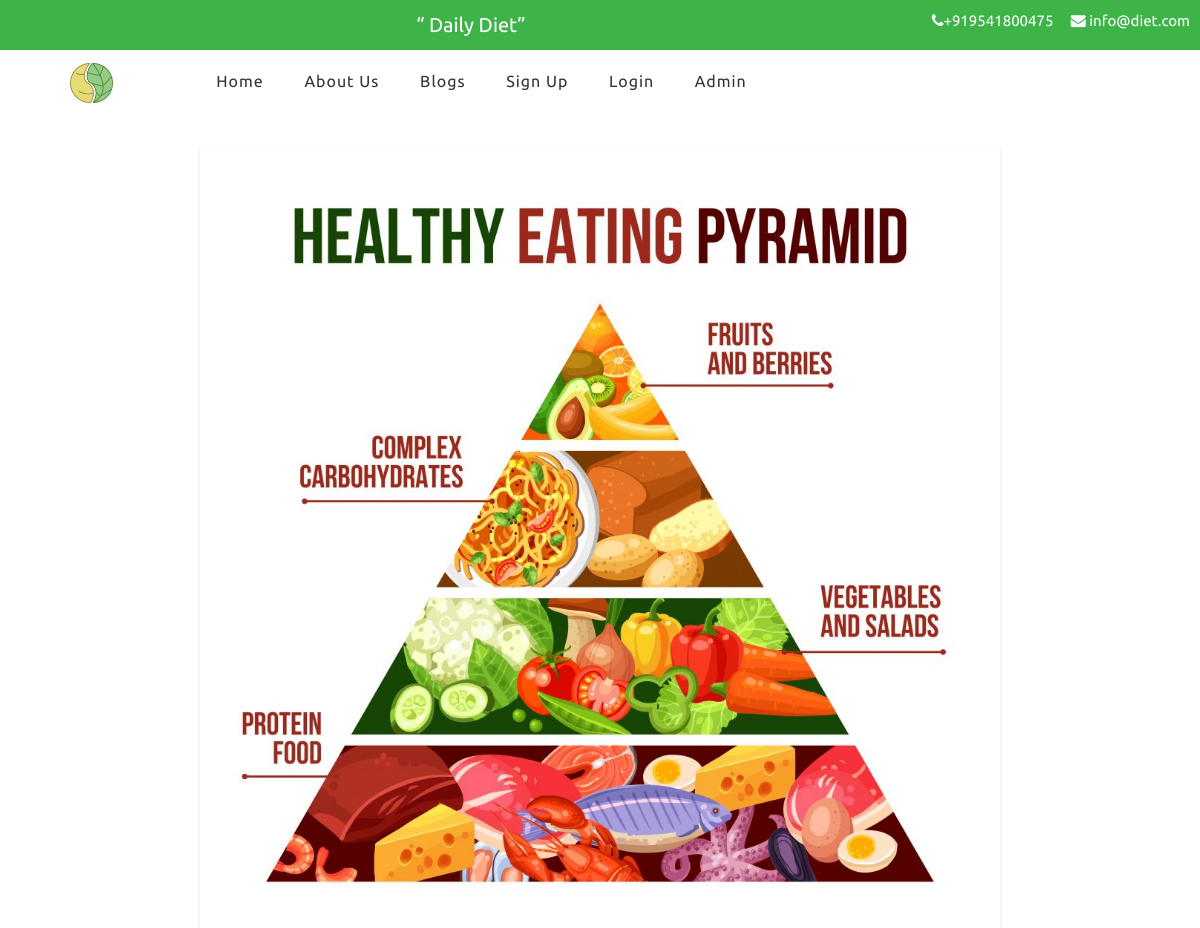
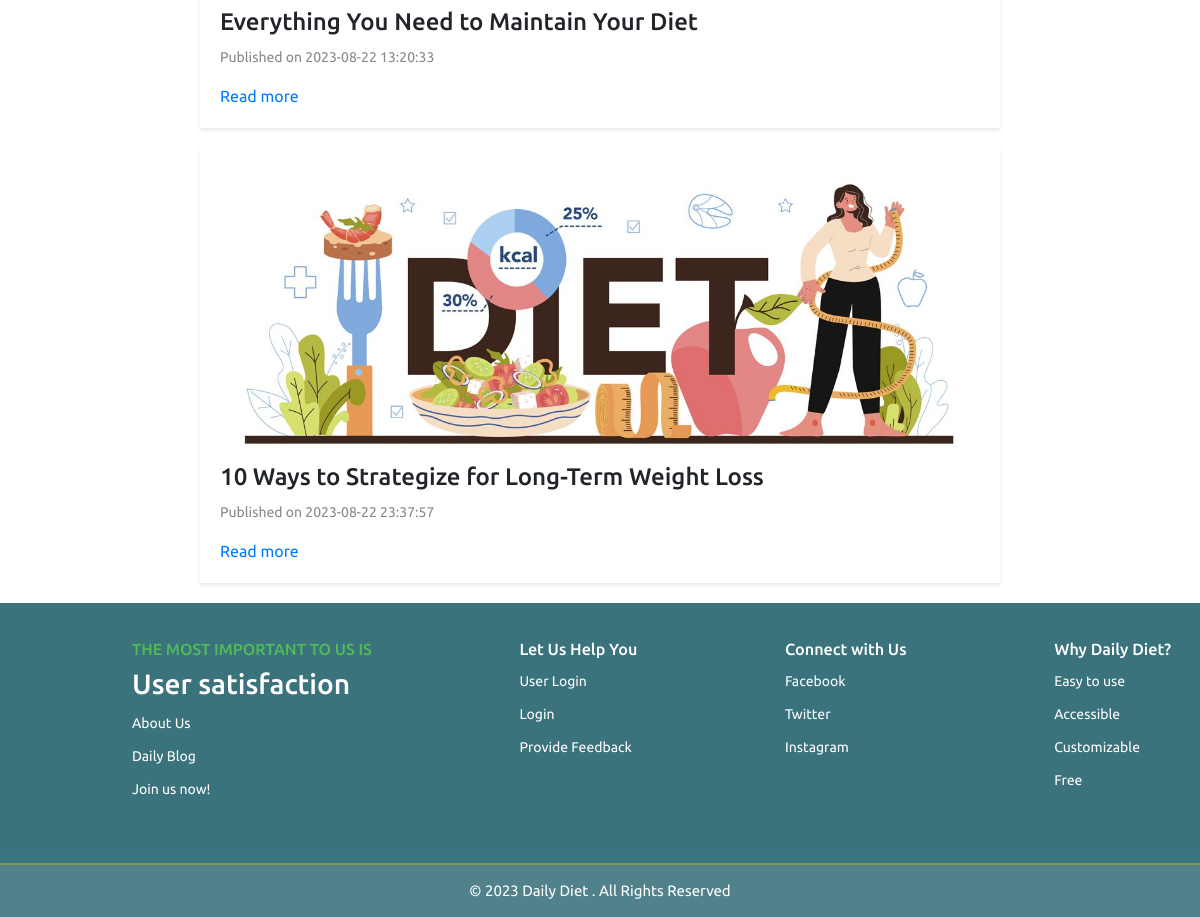
/blogs.php, run on the app's committed database (2 pictures, top to bottom).
### tables this page shows
CREATE TABLE `blogs` (
  `id` bigint(20) NOT NULL,
  `title` varchar(100) DEFAULT NULL,
  `des` mediumtext DEFAULT NULL,
  `img` varchar(100) DEFAULT NULL,
  `dop` datetime DEFAULT current_timestamp()
);

### blogs.php (the view, shortened to what this page needs)
<!DOCTYPE html>
<html lang="en">
<head>
</head>
<body>
  <?php
  include 'header.php';
  include 'admin/db.php';
  $res = mysqli_query($con, "select * from blogs ");
  while ($r = mysqli_fetch_assoc($res)) {
    $url = 'admin/' . $r['img'];
  ?>
    <div class="blog-container">
      <img src="<?php echo $url; ?>" alt="Blog Image" class="blog-image">
      <h2 class="blog-title"><?php echo $r['title']; ?></h2>
      <p class="blog-date">Published on <?php echo $r['dop']; ?></p>
      <a href="blog-details.php?id=<?php echo $r['id'] ?>" class="read-more">Read more</a>
    </div>
  <?php
  }
  include 'footer.php';
  ?>
</body>
</html>

### header.php (shortened to what this page needs)
<!DOCTYPE html>
<html>
<head>
  <link rel="stylesheet" href="https://cdn.jsdelivr.net/npm/bootstrap@4.0.0/dist/css/bootstrap.min.css">
</head>
<body>
  <link rel="stylesheet" href="https://cdnjs.cloudflare.com/ajax/libs/font-awesome/4.7.0/css/font-awesome.min.css">
  <div class="top1">
    “ Daily Diet”
    <div style="float: right; font-size: 15px;"><i class="fa fa-phone" aria-hidden="true"></i>+919541800475 &nbsp;&nbsp;&nbsp; <i class="fa fa-envelope" aria-hidden="true"></i> info@diet.com</div>
  </div>
  <div class='header'>
    <div class="both">
      <img src="images/lgo.png" style="margin-left: 70PX;  height: 40px; width:auto">
    </div>
    <div class='both'>
      <ul class='all_link'>
        <li><a href="index.php">Home</a> </li>
        <li><a href="about.php">About Us</a> </li>
        <li><a href="blogs.php">Blogs</a> </li>
        <li><a href="user/signup.php">Sign Up</a> </li>
        <li><a href="user/login.php">Login</a> </li>
        <li><a href="admin/login.php">Admin</a> </li>
      </ul>
    </div>
  </div>
</body>
</html>

### footer.php (shortened to what this page needs)
<!DOCTYPE html>
<html>
<head>
</head>
<body>
  <div class="footer">
    <div class="all_info">
      <h6 style="color:#3eb448"> THE MOST IMPORTANT TO US IS </h6>
      <h3 style="color:white">User satisfaction</h3>
      <ul>
        <li> <a target="_blank"> About Us</a> </li>
        <li> <a target="_blank"> Daily Blog</a> </li>
        <li> <a target="_blank"> Join us now!</a> </li>
      </ul>
    </div>
    <div class="all_info">
      <h4>Let Us Help You</h4>
      <ul>
        <li style='text-decoration: none;'> <a href="user/login.php"> User Login </a></li>
        <li> <a href='user/login.php'> Login </a></li>
        <li> <a href='../index.php'>Provide Feedback </a></li>
      </ul>
    </div>
    <div class="all_info">
      <h4>Connect with Us</h4>
      <ul>
        <li> <a href='https://www.facebook.com/'> Facebook </a> </li>
        <li> <a href=''> Twitter </a> </li>
        <li> <a href='https://www.instagram.com/'>Instagram </a> </li>
      </ul>
    </div>
    <div class="all_info">
      <h4>Why Daily Diet?</h4>
      <ul>
        <li> <a target="_blank">Easy to use</a> </li>
        <li> <a target="_blank">Accessible</a> </li>
        <li> <a target="_blank">Customizable</a> </li>
        <li> <a target="_blank">Free</a> </li>
      </ul>
    </div>
    <br /><br />
  </div>
  <div class='footer1'>
    <div style="text-align: center;color: white;font-size: 15px;"> &copy; 2023 Daily Diet . All Rights Reserved</div>
  </div>
</body>
</html>

### blogs.php (style rules this page uses)
body { font-family: Arial, sans-serif; margin: 0; padding: 0; background-color: #f4f4f4; }
.blog-container { max-width: 800px; margin: 20px auto; background-color: #ffffff; box-shadow: 0 2px 4px rgba(0, 0, 0, 0.1); padding: 20px; }
.blog-image { max-width: 100%; height: auto; }
.blog-title { font-size: 24px; margin: 10px 0; }
.blog-date { font-size: 14px; color: #888; }

### header.php (style rules this page uses)
body { margin: 0; font-family: 'Ubuntu', sans-serif; }
.header { background: white; color: #fff; color: #fff; padding-top: 12px; padding-bottom: 10px; position: sticky; top: 0; z-index: 989898; border-bottom: 7px solid #fff; }
.both { display: inline-block; }
.all_link { margin-left: 30px; }
.all_link>li { display: inline-block; margin-left: 30px; }
.all_link>li>a { margin-right: 7px; font-weight: 400; letter-spacing: 1px; color: #333; text-decoration: none; font-size: 16px; }
.top1 { background: #3eb448 !important; color: #fff; padding: 10px; font-size: 20px; text-align: center; border-bottom: 1px solid #fff; z-index: 8989898; }
.footer1 { background: rgb(38, 100, 112) !important; padding-top: 15px; padding-bottom: 15px; opacity: .8; border-top: 2px solid #5F8125; }
.footer { background: rgb(38, 100, 112) !important; color: #fff; height: auto; margin-top: auto; right: 0; left: 0; z-index: 9999; clear: both; padding-bottom: 27px; opacity: .9; }
.all_info { display: inline-block; vertical-align: top; margin-top: 25px; margin-left: 10%; color: white; padding: 12px; }
.all_info>h4 { margin: 0px; font-size: 12.1pt; color: #fff; }
.all_info>ul { padding: 0; margin: 0; }
.all_info>ul>li { cursor: pointer; list-style: none; font-size: 14px; margin-top: 12px; transition: all .2s; text-decoration: none; }
.all_info>ul>li>a { color: #fff; transition: all .2s; text-decoration: none; }

### data on the page
blogs: img (picture), title "Everything You Need to Maintain Your Diet", dop "2023-08-22 13:20:33"
blogs: img (picture), title "10 Ways to Strategize for Long-Term Weight Loss", dop "2023-08-22 23:37:57"
